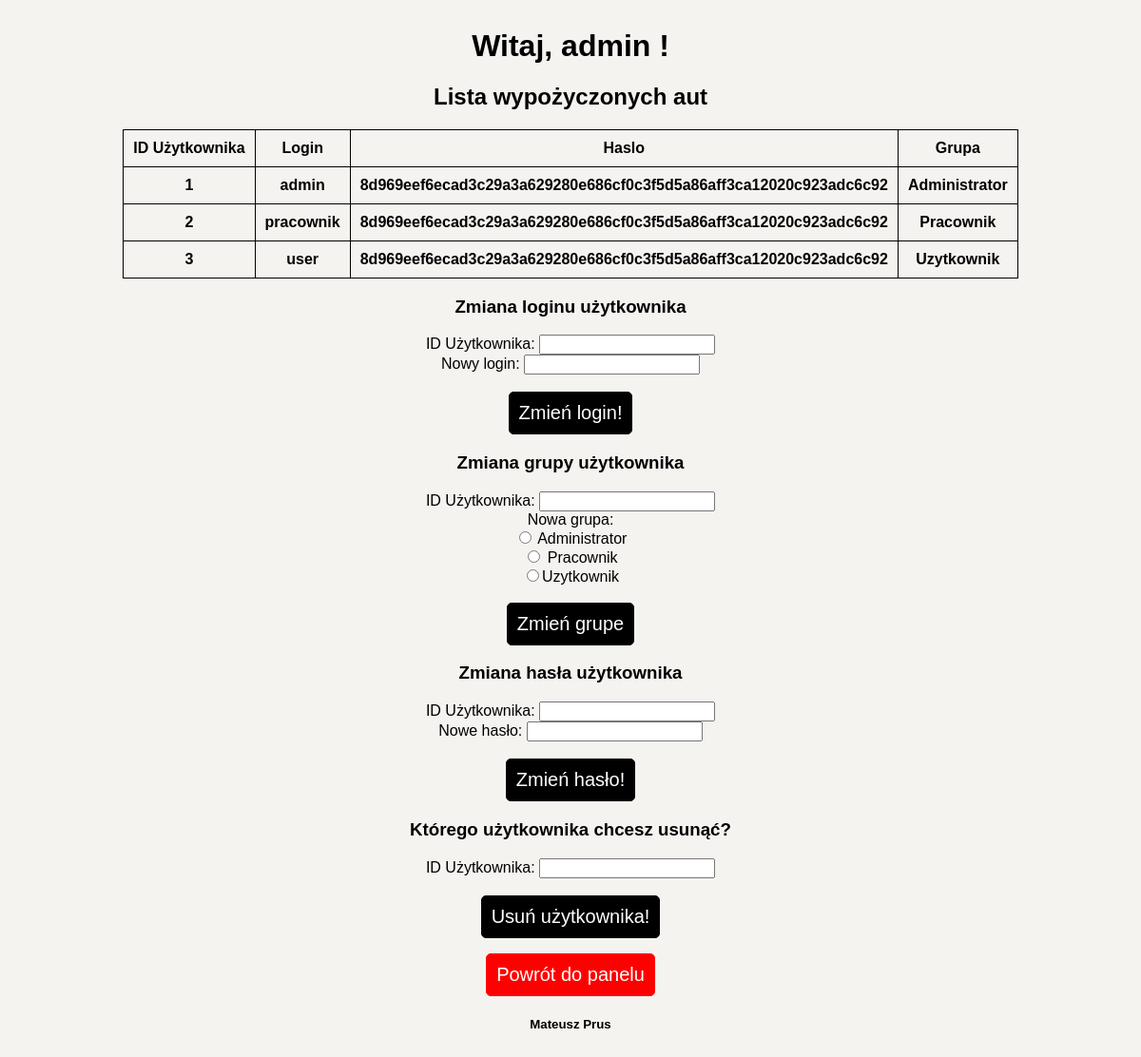
Screenshot of /zarzadzajuzytkownikami.php (signed in) with the database file from the repository.
### tables this page shows
CREATE TABLE `uzytkownicy` (
  `ID` int(11) NOT NULL,
  `Login` varchar(20) NOT NULL,
  `Haslo` varchar(64) NOT NULL,
  `Grupa` varchar(20) NOT NULL
);

### zarzadzajuzytkownikami.php (the view, shortened to what this page needs)
<html lang="pl">
<head>
    <link rel="stylesheet" href="style.css">
</head>
<body>
    <div id="tresc">
        <?php
            echo "<h1>Witaj, " . $_SESSION['user']. " !</h1>";
        ?>
        <h2>Lista wypożyczonych aut</h2>
        <div id="tabelka">
            <?php
            include './php/server.php';
            $sql = "SELECT * from uzytkownicy";
            $result = mysqli_query($conn, $sql);
            if (mysqli_num_rows($result) > 0)
            {
                echo "<table>";
                echo "<tr>";
                echo "<th>ID Użytkownika</th>";
                echo "<th>Login</th>";
                echo "<th>Haslo</th>";
                echo "<th>Grupa</th>";
                echo "</tr>";
              while($row = mysqli_fetch_assoc($result))
                {
                    echo "<tr>";
                    echo "<th>" . $row["ID"];
                    echo "<th>" . $row["Login"];
                    echo "<th>" . $row["Haslo"];
                    echo "<th>" . $row["Grupa"];
                    echo "</tr>";
                }
                echo "</table>";
            }
            ?>
        </div>
        <div id="formularze">
            <h3>Zmiana loginu użytkownika</h3>
            <form action="./php/zmianaloginu.php" method="POST" id="zmianaloginu">
            ID Użytkownika: <input type="number" required name="id_uzytkownika"><br>
            Nowy login: <input type="text" required name="login"><br>
            <br>
            <button type="submit" form="zmianaloginu" id="przycisk">Zmień login!</button>
            </form>
            <h3>Zmiana grupy użytkownika</h3>
            <form action="./php/zmianagrupy.php" method="POST" id="zmianagrup">
            ID Użytkownika: <input type="number" required name="id_uzytkownika"><br>
            Nowa grupa:<br>
            <input type='radio' required name='grupa' value="Administrator"> Administrator <br>
            <input type='radio' required name='grupa' value="Pracownik"> Pracownik <br>
            <input type='radio' required name='grupa' value="Uzytkownik">Uzytkownik <br>
            <br>
            <button type="submit" form="zmianagrup" id="przycisk">Zmień grupe</button>
            </form>
            <h3>Zmiana hasła użytkownika</h3>
            <form action="./php/zmianahaslo.php" method="POST" id="zmianahasla">
            ID Użytkownika: <input type="number" required name="id_uzytkownika"><br>
            Nowe hasło: <input type="password" required name="haslo"><br>
            <br>
            <button type="submit" form="zmianahasla" id="przycisk">Zmień hasło!</button>
            </form>
            <h3>Którego użytkownika chcesz usunąć?</h3>
            <form action="./php/usunuzytkownika.php" method="POST" id="usunuzytkownika">
            ID Użytkownika: <input type="number" required name="id_uzytkownika"><br>
            <br>
            <button type="submit" form="usunuzytkownika" id="przycisk">Usuń użytkownika!</button>
            </form>
        </div>
        <input type="submit" value="Powrót do panelu" id="powrot" onclick="window.location='./panel.php'"/>
		<?php
			include "./php/autor.php";
		?>
    </div>
</body>
</html>

### style.css (style rules this page uses)
* { box-sizing: border-box; text-decoration: none; font-family: sans-serif; }
body { display: flex; align-items: center; justify-content: center; background: #f5f3f0; }
#tresc { text-align: center; }
h1,h2,h3,h4,h5 { text-align: center; }
table,tr,th { border: 1px solid black; border-collapse: collapse; text-align: center; padding: 10px; }
#tabelka { display: flex; align-items: center; justify-content: center; }
#przycisk,#powrot { border-radius: 5px; border: 1px solid black; color: white; padding: 10px; background-color: black; font-size: 20px; text-align: center; cursor: pointer; }
#powrot { padding: 10px; border: 1px solid red; background: red; color: white; }

### rows the page displays
uzytkownicy: ID "1", Login "admin", Haslo "8d969eef6ecad3c29a3a629280e686cf0c3f5d5a86aff3ca12020c923adc6c92", Grupa "Administrator"
uzytkownicy: ID "2", Login "pracownik", Haslo "8d969eef6ecad3c29a3a629280e686cf0c3f5d5a86aff3ca12020c923adc6c92", Grupa "Pracownik"
uzytkownicy: ID "3", Login "user", Haslo "8d969eef6ecad3c29a3a629280e686cf0c3f5d5a86aff3ca12020c923adc6c92", Grupa "Uzytkownik"

### other values shown
$_SESSION['user'] "admin"
